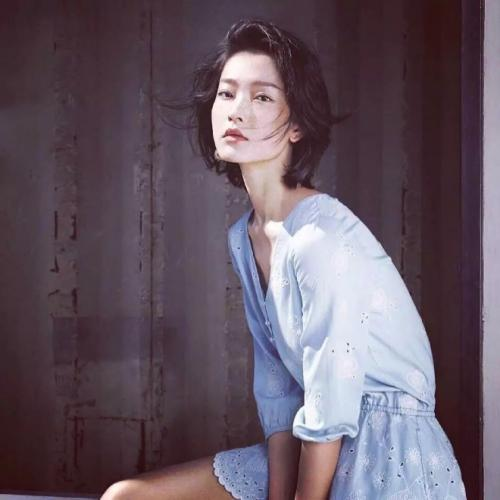
#> input picture 1.jpg, 500 x 500 px
$ python new.py   (older library calls are emulated)
#> lines starting #> are read from the running program, lines starting #| are printed output that depends on the picture


import cv2
import tkinter as tk

from PIL import Image, ImageTk

__author__ = 'ypf'
__date__ = '2019/1/17,14:24'
window = tk.Tk()
window.title('my window')
window.geometry('300x300')
imm='3.png'
canvas=tk.Canvas(window,height=150,width=200)
image_file=tk.PhotoImage(file=imm)
image = canvas.create_image(10,10, anchor='nw', image=image_file)
canvas.pack()

def zong(img1,img2):
    # 拼接两个图
    imgend = cv2.hconcat([img1,img2])
    return imgend
img1=cv2.imread('1.jpg')
#> img1 is the input picture: shape (500, 500, 3); mean B, G, R 98.9, 86.9, 101.2
img2=cv2.imread('1.jpg')
ima=zong(img1,img2)
#> in zong, `imgend = cv2.hconcat([img1,img2])`:
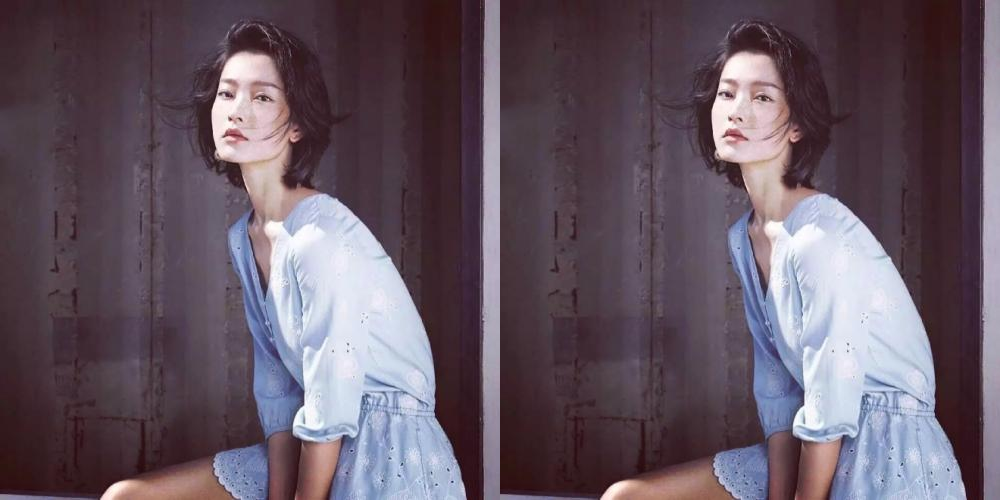
#> imgend: shape (500, 1000, 3); mean B, G, R 98.9, 86.9, 101.2
# e = tk.Entry(window,show='1.jpg')
# e.pack()
IM=cv2.imwrite("1.png", ima, [int(cv2.IMWRITE_PNG_COMPRESSION), 0])
# im = Image.open(IM)
# im.save('1.gif')
image1 = Image.open('1.png')
photo = ImageTk.PhotoImage(image1)
label = tk.Label(image=photo)
# img = tk.PhotoImage(file='1.jpg')
# label = tk.Label(window, text="hello", image=img)
label.pack()
# img_gif = tk.PhotoImage(file = '1.gif')
# label_img = tk.Label(window, image = img_gif)
#
# label_img.pack()
window.mainloop()
'''
1.21
'''
"""
SSIM参数
        一种衡量两幅图像相似度的新指标，其值越大越好，最大为1，经常用到图像处理中，
        特别在图像去噪处理中在图像相似度评价上全面超越SNR（signal to noise ratio）和PSNR（peak signal to noise ratio）。
        结构相似性理论认为，自然图像信号是高度结构化的，即像素间有很强的相关性，特别是空域中最接近的像素，
        这种相关性蕴含着视觉场景中物体结构的重要信息；HVS的主要功能是从视野中提取结构信息，
        可以用对结构信息的度量作为图像感知质量的近似。
        结构相似性理论是一种不同于以往模拟HVS低阶的组成结构的全新思想，与基于HVS特性的方法相比，
        最大的区别是自顶向下与自底向上的区别。这一新思想的关键是从对感知误差度量到对感知结构失真度量的转变。
        它没有试图通过累加与心理物理学简单认知模式有关的误差来估计图像质量，而是直接估计两个复杂结构信号的结构改变，
        从而在某种程度上绕开了自然图像内容复杂性及多通道去相关的问题。作为结构相似性理论的实现，
        结构相似度指数从图像组成的角度将结构信息定义为独立于亮度、对比度的，反映场景中物体结构的属性
        ，并将失真建模为亮度、对比度和结构三个不同因素的组合。用均值作为亮度的估计，标准差作为对比度的估计，
        协方差作为结构相似程度的度量。
"""
import os

import copy
import tkinter as tk

from tkinter import  messagebox

from PIL import Image, ImageTk
from skimage.measure import compare_ssim
import cv2
import  numpy as  np
class CompareImage():
    # 图片ssim对比函数
    # [14 lines left out: function compare_image, not called in this run]
compare_image = CompareImage()


#   窗口化
window = tk.Tk()
window.title('Welcome Vision')
window.geometry()
l = tk.Label(window, bg='yellow', width=20, text='Vision')
l.pack()
jd = tk.Label(window, bg='yellow', width=20, text='SSIM标准:')
jd.pack()
# [6 lines of commented-out code are left out]
l1=tk.Label(window)
l1.pack(side='right')
# [7 lines of commented-out code are left out]
tk.Label(window, text='测试块:').place(x=90, y= 150)
img1 = tk.StringVar()
entry_img1 = tk.Entry(window, textvariable=img1,highlightcolor='blue')
entry_img1.place(x=160, y=150)
# [5 lines of commented-out code are left out]
def print_selection(v):
    jd.config(text='SSIM:' + v)
    return v
s=tk.Scale(window,label='SSIM:',from_=0,to=1,tickinterval=0.1,orient=tk.HORIZONTAL,
           length=300,showvalue=True,resolution=0.1,command=print_selection)
s.set(value=0.9)
s.pack(side='top')

# [93 lines left out: functions calcAndDrawHist, heng, zong, detil_image, SaltAndPepper, contrast, not called in this run]

# login and sign up button
btn_login = tk.Button(window, text='加噪测试', command=contrast)
btn_login.place(x=350, y=145)
# [14 lines of commented-out code are left out]

if __name__ == '__main__':
    window.mainloop()

$ run again, with 2.jpg copied over 1.jpg
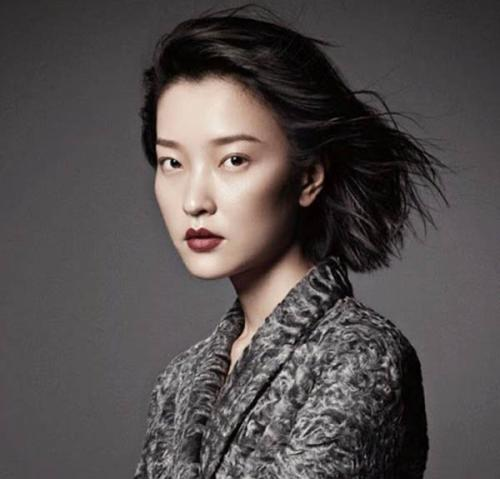
#> input picture 2.jpg, 500 x 479 px
#> img1 is the input picture: shape (479, 500, 3); mean B, G, R 77.2, 77.7, 83.2
#> in zong, `imgend = cv2.hconcat([img1,img2])`:
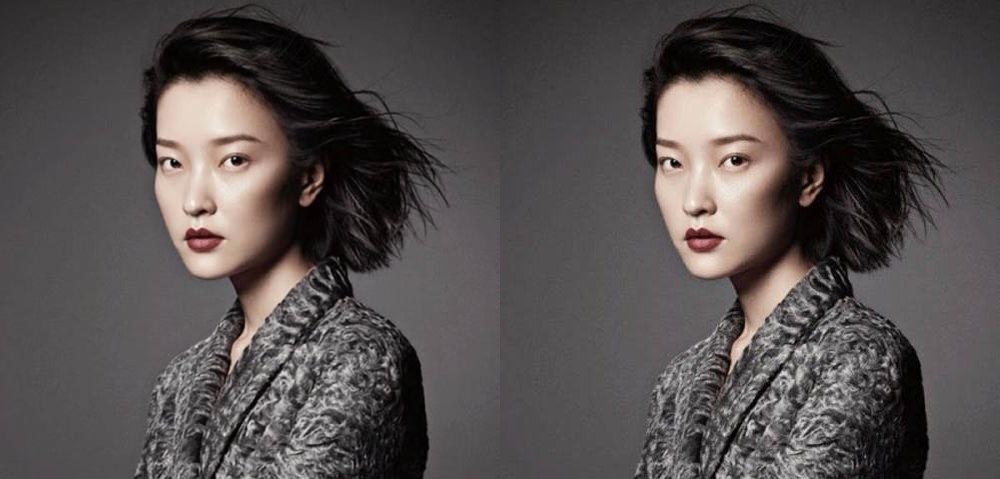
#> imgend: shape (479, 1000, 3); mean B, G, R 77.2, 77.7, 83.2
